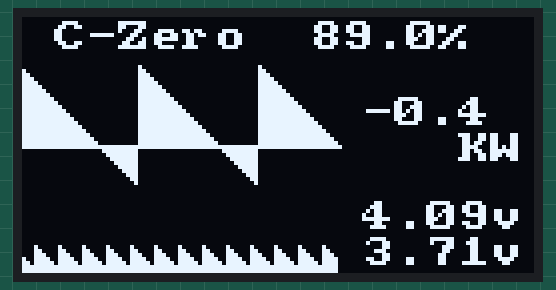
Simulated run of this program. Board: Arduino Leonardo, built with avr-gcc and run on an emulated ATmega32U4. Parts: 128×64 one-colour display. What the program prints to the serial monitor is not drawn.

Above: at 4.0 s.
At 8.2 s:
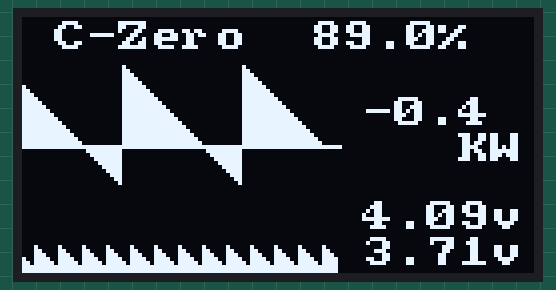
At 12.3 s:
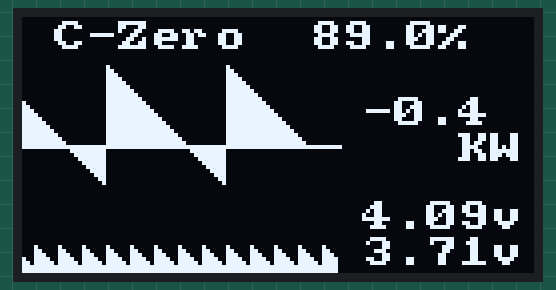
At 21.5 s:
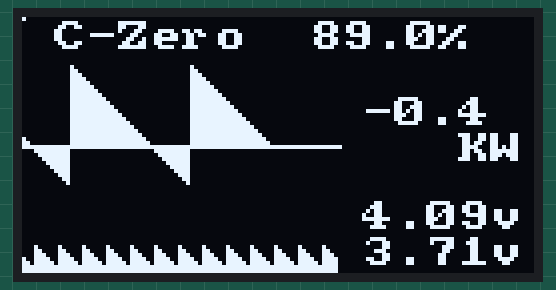
At 29.7 s:
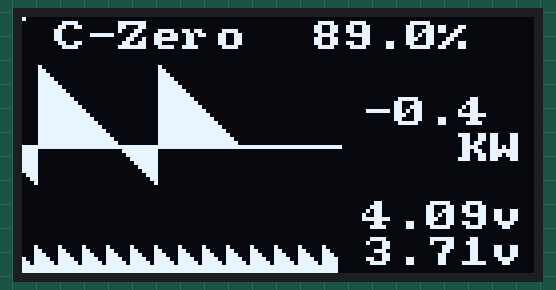
At 38.7 s:
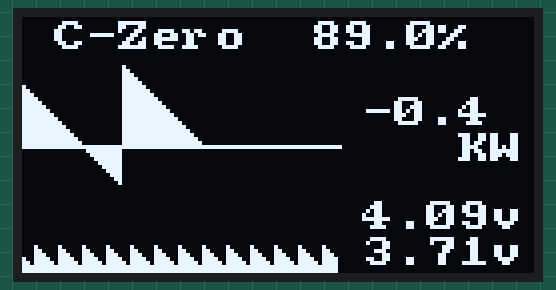

The program:

main.cpp
```cpp
#include <Arduino.h>
#include <CAN.h>
#include <U8g2lib.h>

U8G2_SSD1305_128X64_ADAFRUIT_1_HW_I2C u8g2(U8G2_R0, U8X8_PIN_NONE, 3, 2);

uint8_t data[8] = {0x11, 0x22, 0x88, 0x99, 0xAA, 0xBB, 0xEE, 0xFF};
uint16_t cellVoltages[80];
double battAmp = -1.33, battVolt = 318.4, powerKW = -0.4;
uint32_t powHistoryIndex = 0;
float powHistory[80];
double cellMinVoltage = 3.71, cellMaxVoltage = 4.09;
double soc1 = 90, soc2 = 89;
uint8_t drawing = 0;

void onReceive(int packetSize) {
  if (drawing) return;
  uint8_t index = 0;
  int8_t indexOffsetV = 0;

  if (packetSize) {
    // received a packet
    if (CAN.packetId() == 0x6E1) {
      CAN.readBytes(data, 8);
      index = data[0]-1;
      if (index > 5) {
        indexOffsetV = -4;
      }
      cellVoltages[index*8 +0 +indexOffsetV] = data[4]*256 + data[5];
      cellVoltages[index*8 +1 +indexOffsetV] = data[6]*256 + data[7];
    }

    if (CAN.packetId() == 0x6E2) {
      CAN.readBytes(data, 8);
      index = data[0]-1;
      if (index > 5) {
        indexOffsetV = -4;
      }
      cellVoltages[index*8 +2 +indexOffsetV] = data[4]*256 + data[5];
      cellVoltages[index*8 +3 +indexOffsetV] = data[6]*256 + data[7];
    }

    if (CAN.packetId() == 0x6E3) {
      CAN.readBytes(data, 8);
      index = data[0]-1;
      if (index > 5) {
        indexOffsetV = -4;
      }
      if (index == 5 || index == 11) return;
      cellVoltages[index*8 +4 +indexOffsetV] = data[4]*256 + data[5];
      cellVoltages[index*8 +5 +indexOffsetV] = data[6]*256 + data[7];
    }

    if (CAN.packetId() == 0x6E4) {
      CAN.readBytes(data, 8);
      index = data[0]-1;
      if (index > 5) {
        indexOffsetV = -4;
      }
      if (index == 5 || index == 11) return;
      cellVoltages[index*8 +6 +indexOffsetV] = data[4]*256 + data[5];
      cellVoltages[index*8 +7 +indexOffsetV] = data[6]*256 + data[7];
    }

    if (CAN.packetId() == 0x373) {
      CAN.readBytes(data, 8);
      cellMaxVoltage = (data[0] + 210) / 100.0;
      cellMinVoltage = (data[1] + 210) / 100.0;
      battAmp = (data[2] * 256.0) + data[3];
      battAmp -= 32768.0;
      battAmp /= -100.0;
      battVolt = (data[4] * 256.0) + data[5];
      battVolt *= 0.1;
      powerKW = (battAmp*battVolt)/1000.0;

    }

    if (CAN.packetId() == 0x374) {
      CAN.readBytes(data, 8);
      soc1 = (data[0] - 10.0) / 2.0;
      soc2 = (data[1] - 10.0) / 2.0;
    }
  }
}

void setup() {
  // start serial
  Serial.begin(9600);
  delay(3000);

  // init vars
  uint8_t i;
  for(i=0; i<80; i++){
    cellVoltages[i] = 410 - ((i+3)%6);
    powHistory[i] = 20 - (i%30);
  }

  // start display
  u8g2.begin();
  u8g2.clear();
  u8g2.clearBuffer();
  u8g2.clearDisplay();
  delay(100);

  // start the CAN bus at 500 kbps
  CAN.setClockFrequency(8e6);
  CAN.setPins(10, 7);
  if (!CAN.begin(500E3)) {
    Serial.println("Starting CAN failed!");
    while (1);
  } else {
    Serial.println("CAN started");
  }

  // register the receive callback
  CAN.onReceive(onReceive);
}

uint32_t x, y;
uint32_t loopCount = 0;
uint16_t cellMin = 0;

void loop() {
  loopCount++;
  drawing = 1;

  // log power history
  powHistory[powHistoryIndex%80] = powerKW/3.0;
  powHistoryIndex++;

  // start drawing
  u8g2.setFont(u8g2_font_amstrad_cpc_extended_8r);
  u8g2.firstPage();
  do {
    if (loopCount%2==0) u8g2.drawPixel(0,0);

    u8g2.setCursor(8, 9);
    u8g2.print("C-Zero  ");
    u8g2.print(soc2, 1);
    u8g2.print("%");

    u8g2.setCursor(85, 28);
    u8g2.print(powerKW, 1);
    u8g2.setCursor(85, 37);
    u8g2.print("   KW");

    for(x=0; x<80; x++){
      y = 32-(powHistory[(x+powHistoryIndex)%80]);
      if (y<8) y=8;
      if (y>45) y=45;
      u8g2.drawLine(x, 32, x, y);
    }

    cellMin = 1000;
    for(x=0; x<80; x++){
      if (cellVoltages[x] < cellMin) cellMin =  cellVoltages[x];
    }
    cellMin -= 2;
    for(x=0; x<79; x++){
      y = 64-(cellVoltages[x]-cellMin);
      if (y<54) y=54;
      u8g2.drawLine(x, 64, x, y);
    }

    u8g2.setCursor(85, 54);
    u8g2.print(cellMaxVoltage, 2);
    u8g2.print("v");
    u8g2.setCursor(85, 63);
    u8g2.print(cellMinVoltage, 2);
    u8g2.print("v");

  } while ( u8g2.nextPage() );
  drawing = 0;

  delay(311);
}
```

Measured:
- what the display in image 0 shows lasts 1.1 s, from 3.9 s to 5.0 s
